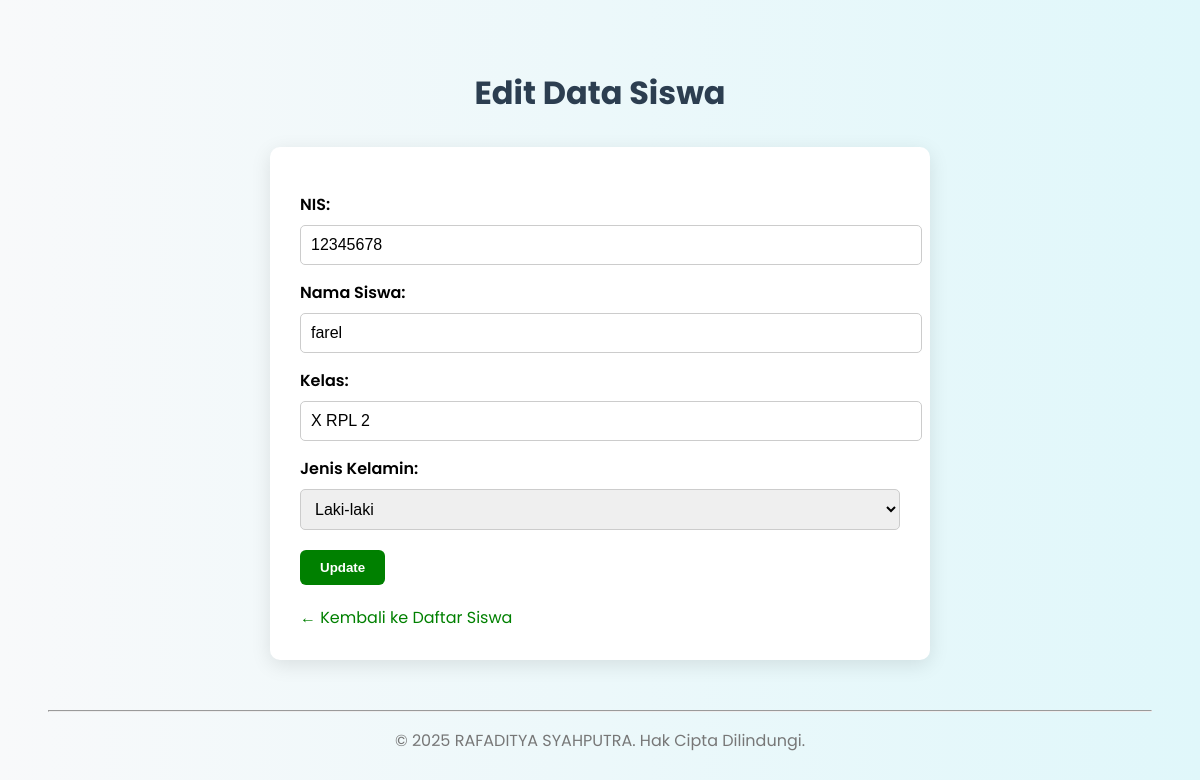
Page /edit_siswa.php?id=23 (signed in) on the committed database.
### tables this page shows
CREATE TABLE `siswa` (
  `id_siswa` int(11) NOT NULL,
  `nis` varchar(20) NOT NULL,
  `nama_siswa` varchar(200) NOT NULL,
  `kelas` varchar(10) NOT NULL,
  `jenis_kelamin` enum('L','P') DEFAULT NULL,
  `tanggal_lahir` date DEFAULT NULL,
  `alamat` text DEFAULT NULL,
  `no_telp` varchar(15) DEFAULT NULL,
  `email` varchar(100) DEFAULT NULL,
  `foto_profil` varchar(255) DEFAULT NULL
);

### edit_siswa.php (the view, shortened to what this page needs)
<?php
include 'koneksi.php';
if (isset($_GET['id'])) {
    $id = $conn->real_escape_string($_GET['id']);
    $query = "SELECT * FROM siswa WHERE id_siswa = '$id'";
    $result = $conn->query($query);
    if ($result->num_rows == 1) {
        $siswa = $result->fetch_assoc();
    } else {
        die("Siswa tidak ditemukan.");
    }
} else {
    die("ID tidak valid.");
}
?>
<!DOCTYPE html>
<html>
<head>
</head>
<body>
    <h1>Edit Data Siswa</h1>
    <div class="isi">
        <form method="POST">
            <label for="nis">NIS:</label>
            <input type="text" id="nis" name="nis" value="<?= htmlspecialchars($siswa['nis']); ?>" required>
            <label for="nama_siswa">Nama Siswa:</label>
            <input type="text" id="nama_siswa" name="nama_siswa" value="<?= htmlspecialchars($siswa['nama_siswa']); ?>" required>
            <label for="kelas">Kelas:</label>
            <input type="text" id="kelas" name="kelas" value="<?= htmlspecialchars($siswa['kelas']); ?>" required>
            <label for="jenis_kelamin">Jenis Kelamin:</label>
            <select name="jenis_kelamin" id="jenis_kelamin" required>
                <option value="L" <?= ($siswa['jenis_kelamin'] == 'L') ? 'selected' : ''; ?>>Laki-laki</option>
            </select>
            <input type="submit" value="Update">
        </form>
        <a href="admin_siswa.php">← Kembali ke Daftar Siswa</a>
    </div>
    <footer>
        <hr>
        <p>&copy;  <?php echo date('Y');?>  RAFADITYA SYAHPUTRA. Hak Cipta Dilindungi.</p>
    </footer>
</body>
</html>

### edit_siswa.php (style rules this page uses)
body { font-family: 'Poppins', sans-serif; background: linear-gradient(to right, #f8f9fa, #e0f7fa); padding: 40px; }
h1 { text-align: center; color: #2c3e50; }
.isi { max-width: 600px; margin: 30px auto; background: #fff; padding: 30px; border-radius: 10px; box-shadow: 0 5px 20px rgba(0,0,0,0.1); }
label { display: block; margin-top: 15px; font-weight: 600; }
input[type="text"], select { width: 100%; padding: 10px; margin-top: 8px; border: 1px solid #ccc; border-radius: 5px; font-size: 16px; }
input[type="submit"] { margin-top: 20px; background-color: green; color: white; padding: 10px 20px; border: none; border-radius: 6px; cursor: pointer; font-weight: bold; }
footer { text-align: center; margin-top: 50px; color: #777; }
a { display: inline-block; margin-top: 20px; color: green; text-decoration: none; }

### rows in the picture
siswa: nis "12345678", nama_siswa "farel", kelas "X RPL 2", jenis_kelamin "Laki-laki"
